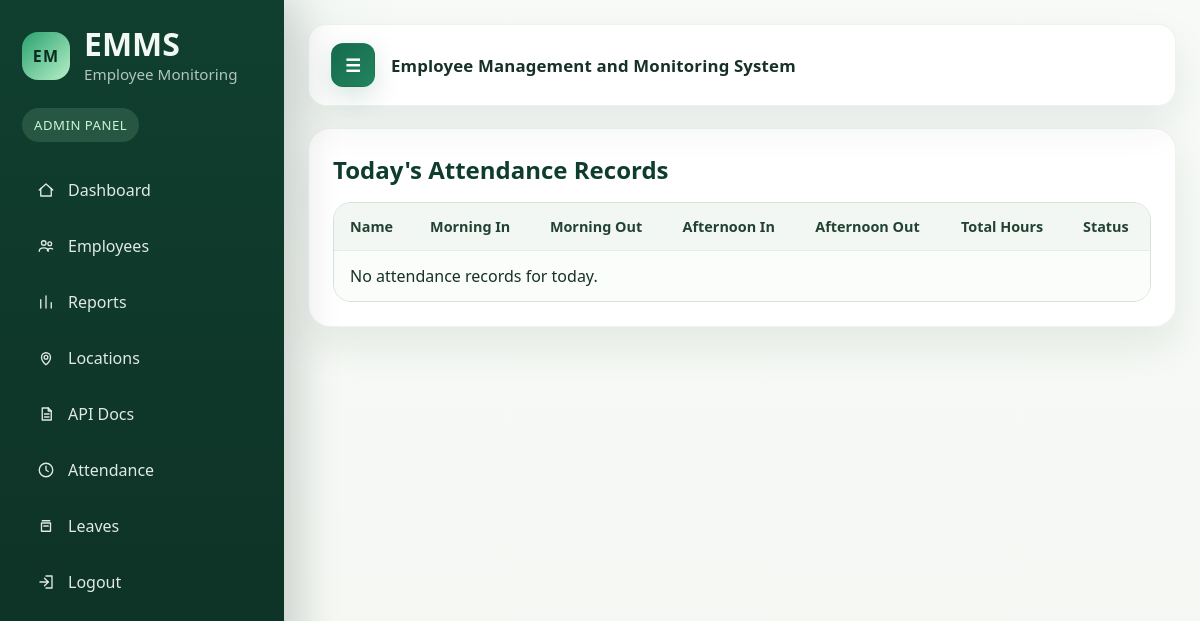
Page /attendance/ (signed in) on the earlier database version.
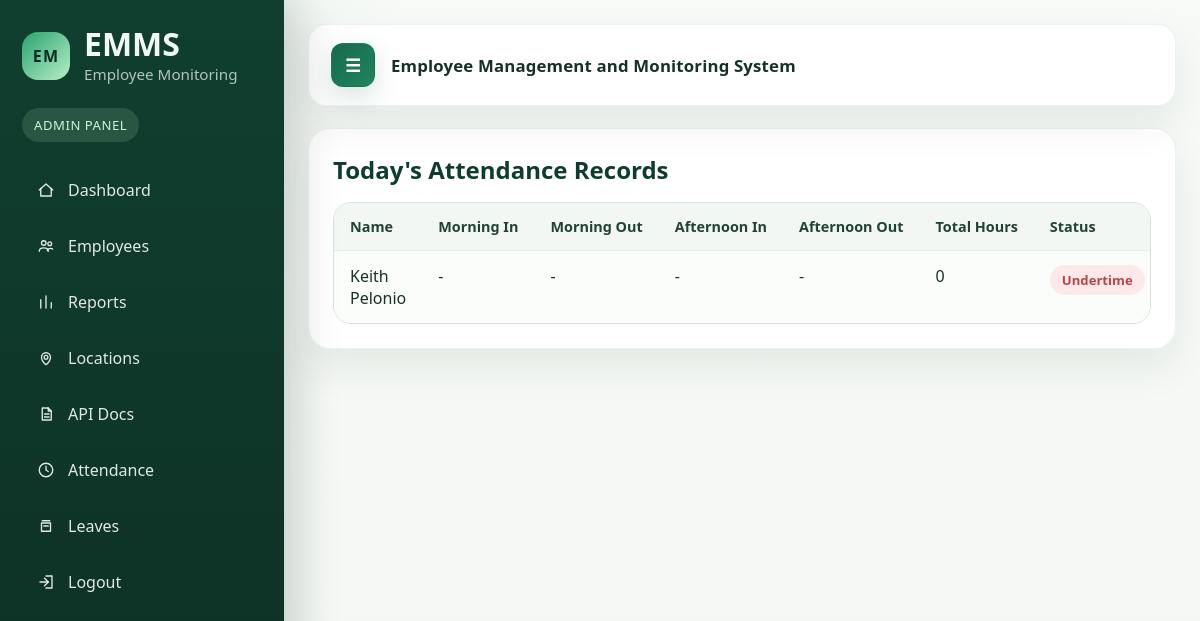
Same page on the later database version.
### EmployeeAttendance/models.py (models this page shows, shortened)
class Attendance(models.Model):
    REQUIRED_HOURS = 8
    OVERTIME_HOURS = 9
    STEP_SEQUENCE = [
        ("morning_in", "Morning In"),
        ("morning_out", "Morning Out"),
        ("afternoon_in", "Afternoon In"),
        ("afternoon_out", "Afternoon Out"),
    ]
    employee = models.ForeignKey(Employee, on_delete=models.CASCADE)
    date = models.DateField(default=timezone.localdate)
    morning_in = models.DateTimeField(null=True, blank=True)
    morning_out = models.DateTimeField(null=True, blank=True)
    afternoon_in = models.DateTimeField(null=True, blank=True)
    afternoon_out = models.DateTimeField(null=True, blank=True)
    @property
    def morning_hours(self):
        if self.morning_in and self.morning_out:
            duration = self.morning_out - self.morning_in
            return round(duration.total_seconds() / 3600, 2)
        return 0
    @property
    def afternoon_hours(self):
        if self.afternoon_in and self.afternoon_out:
            duration = self.afternoon_out - self.afternoon_in
            return round(duration.total_seconds() / 3600, 2)
        return 0
    @property
    def total_hours(self):
        return self.morning_hours + self.afternoon_hours
    @property
    def is_undertime(self):
        return self.total_hours < self.REQUIRED_HOURS
    @property
    def attendance_status(self):
        if self.is_undertime:
            return "Undertime"
        if self.is_overtime:
            return "Overtime"
        return "Completed"

class Employee(models.Model):
    STATUS_ACTIVE = "Active"
    STATUS_NON_ACTIVE = "Non-Active"
    STATUS_CHOICES = [
        (STATUS_ACTIVE, "Active"),
        (STATUS_NON_ACTIVE, "Non-Active"),
    ]
    user = models.OneToOneField(User, on_delete=models.CASCADE, null=True, blank=True)
    employee_id = models.CharField(max_length=50, unique=True)
    name = models.CharField(max_length=150)
    department = models.CharField(max_length=100)
    status = models.CharField(max_length=20, choices=STATUS_CHOICES, default=STATUS_ACTIVE)

### EmployeeAttendance/views/attendance.py (the view, shortened to what this page needs)
# urls.py: path("attendance/", views.attendance_view, name="attendance"),
@login_required
def attendance_view(request):
    today = timezone.localdate()
    today_records = Attendance.objects.filter(date=today).select_related("employee").order_by("employee__name")
    if request.user.is_superuser:
        context = {
            "record": None,
            "today_records": today_records,
            "my_history": [],
            "my_location_logs": [],
            "is_admin_view": True,
        }
        return render(request, "attendance.html", context)

### EmployeeAttendance/templates/attendance.html (shortened to what this page needs)
{% extends "base.html" %}
{% load static %}
{% block content %}
<section class="content-card">
    <h2>Today's Attendance Records</h2>
    <div class="table-wrap">
        <table>
            <tr>
                <th>Name</th>
                <th>Morning In</th>
                <th>Morning Out</th>
                <th>Afternoon In</th>
                <th>Afternoon Out</th>
                <th>Total Hours</th>
                <th>Status</th>
            </tr>
            {% for item in today_records %}
            <tr>
                <td>{{ item.employee.name }}</td>
                <td>{{ item.morning_in|date:"h:i A"|default:"-" }}</td>
                <td>{{ item.morning_out|date:"h:i A"|default:"-" }}</td>
                <td>{{ item.afternoon_in|date:"h:i A"|default:"-" }}</td>
                <td>{{ item.afternoon_out|date:"h:i A"|default:"-" }}</td>
                <td>{{ item.total_hours }}</td>
                <td>
                    <span class="status {% if item.attendance_status == 'Completed' %}completed{% elif item.attendance_status == 'Overtime' %}overtime{% else %}undertime{% endif %}">
                        {{ item.attendance_status }}
                    </span>
                </td>
            </tr>
            {% empty %}
            <tr>
                <td colspan="7">No attendance records for today.</td>
            </tr>
            {% endfor %}
        </table>
    </div>
</section>
{% endblock %}

Differences in the rows shown:
added Attendance: employee.name "Keith Pelonio", morning_in "-", morning_out "-", afternoon_in "-", afternoon_out "-", total_hours "0", attendance_status "Undertime"
Other differences:
text no longer shown: "No attendance records for today."
